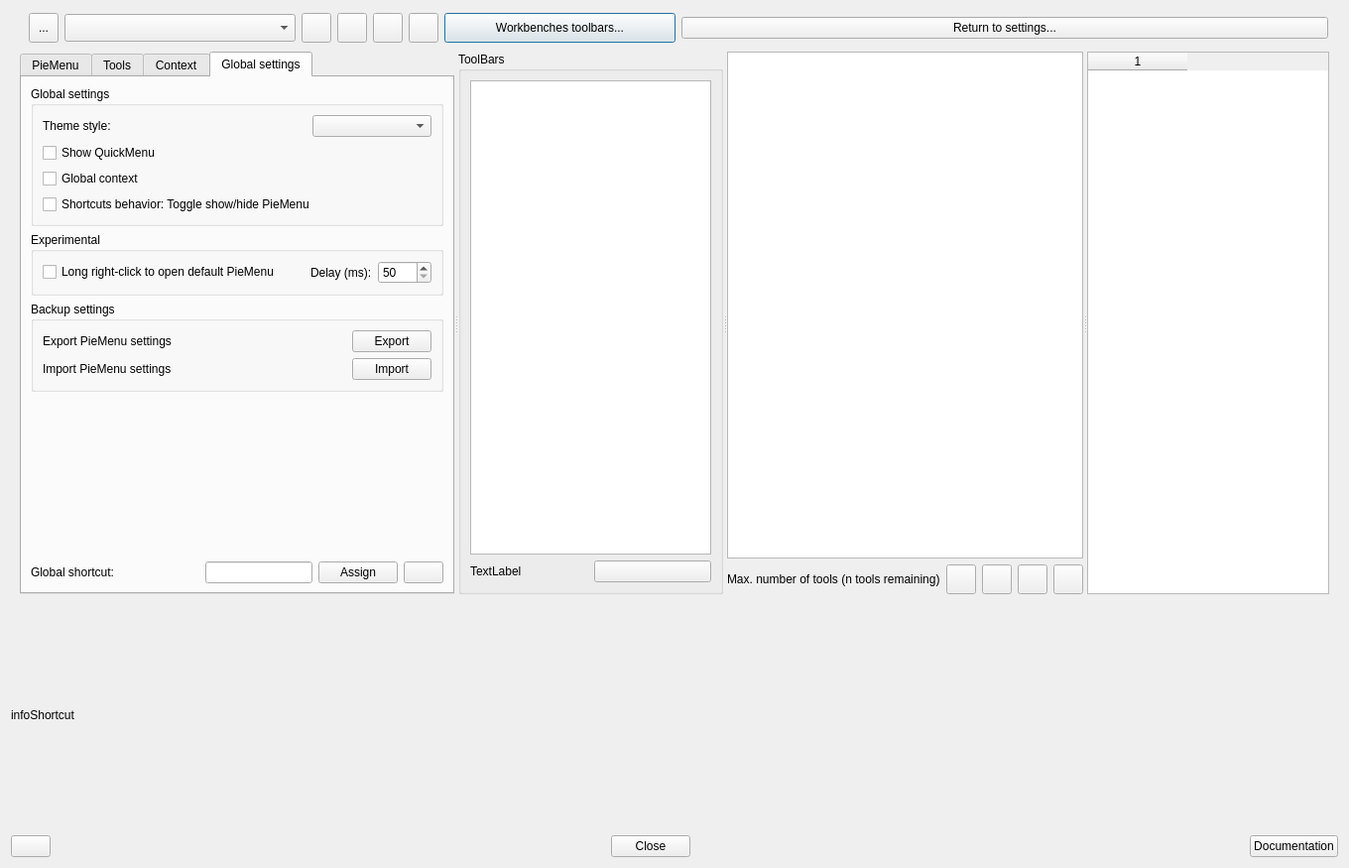
<?xml version="1.0" encoding="UTF-8"?>
<ui version="4.0">
 <class>PieMenuDialogLayout</class>
 <widget class="QDialog" name="PieMenuDialogLayout">
  <property name="windowModality">
   <enum>Qt::NonModal</enum>
  </property>
  <property name="geometry">
   <rect>
    <x>0</x>
    <y>0</y>
    <width>1360</width>
    <height>875</height>
   </rect>
  </property>
  <property name="sizePolicy">
   <sizepolicy hsizetype="Expanding" vsizetype="Expanding">
    <horstretch>0</horstretch>
    <verstretch>0</verstretch>
   </sizepolicy>
  </property>
  <property name="windowTitle">
   <string>PieMenu Version</string>
  </property>
  <layout class="QVBoxLayout" name="verticalLayout_11">
   <item>
    <widget class="QWidget" name="preferencesWidget" native="true">
     <layout class="QVBoxLayout" name="preferencesWidgetLayout">
      <property name="spacing">
       <number>0</number>
      </property>
      <property name="topMargin">
       <number>1</number>
      </property>
      <property name="bottomMargin">
       <number>1</number>
      </property>
      <item>
       <widget class="QWidget" name="piemenuWidget" native="true">
        <layout class="QHBoxLayout" name="piemenuWidgetLayout">
         <property name="topMargin">
          <number>1</number>
         </property>
         <property name="rightMargin">
          <number>1</number>
         </property>
         <item>
          <layout class="QHBoxLayout" name="piemenuBoxGroup">
           <property name="leftMargin">
            <number>0</number>
           </property>
           <property name="topMargin">
            <number>0</number>
           </property>
           <item>
            <widget class="QToolButton" name="buttonIconPieMenu">
             <property name="minimumSize">
              <size>
               <width>30</width>
               <height>30</height>
              </size>
             </property>
             <property name="toolTip">
              <string>Set icon to current PieMenu, FreeCAD restart needed</string>
             </property>
             <property name="text">
              <string>...</string>
             </property>
             <property name="icon">
              <iconset>
               <normaloff>../icons/PieMenu_Logo.svg</normaloff>../icons/PieMenu_Logo.svg</iconset>
             </property>
            </widget>
           </item>
           <item>
            <widget class="QComboBox" name="cBox">
             <property name="minimumSize">
              <size>
               <width>140</width>
               <height>28</height>
              </size>
             </property>
            </widget>
           </item>
           <item>
            <widget class="QToolButton" name="buttonAddPieMenu">
             <property name="minimumSize">
              <size>
               <width>30</width>
               <height>30</height>
              </size>
             </property>
             <property name="toolTip">
              <string>Add new pie menu</string>
             </property>
             <property name="text">
              <string notr="true"/>
             </property>
             <property name="icon">
              <iconset>
               <normaloff>../icons/PieMenuAdd.svg</normaloff>../icons/PieMenuAdd.svg</iconset>
             </property>
            </widget>
           </item>
           <item>
            <widget class="QToolButton" name="buttonRemovePieMenu">
             <property name="minimumSize">
              <size>
               <width>30</width>
               <height>30</height>
              </size>
             </property>
             <property name="toolTip">
              <string>Remove current pie menu</string>
             </property>
             <property name="text">
              <string notr="true"/>
             </property>
             <property name="icon">
              <iconset>
               <normaloff>../icons/PieMenuRemove.svg</normaloff>../icons/PieMenuRemove.svg</iconset>
             </property>
            </widget>
           </item>
           <item>
            <widget class="QToolButton" name="buttonRenamePieMenu">
             <property name="minimumSize">
              <size>
               <width>30</width>
               <height>30</height>
              </size>
             </property>
             <property name="toolTip">
              <string>Rename current pie menu</string>
             </property>
             <property name="text">
              <string notr="true"/>
             </property>
             <property name="icon">
              <iconset>
               <normaloff>../icons/PieMenuRename.svg</normaloff>../icons/PieMenuRename.svg</iconset>
             </property>
            </widget>
           </item>
           <item>
            <widget class="QToolButton" name="buttonCopyPieMenu">
             <property name="minimumSize">
              <size>
               <width>30</width>
               <height>30</height>
              </size>
             </property>
             <property name="toolTip">
              <string>Copy current pie menu</string>
             </property>
             <property name="text">
              <string notr="true"/>
             </property>
             <property name="icon">
              <iconset>
               <normaloff>../icons/PieMenuCopy.svg</normaloff>../icons/PieMenuCopy.svg</iconset>
             </property>
            </widget>
           </item>
           <item>
            <widget class="QPushButton" name="buttonExistingToolBar">
             <property name="minimumSize">
              <size>
               <width>60</width>
               <height>30</height>
              </size>
             </property>
             <property name="text">
              <string>Workbenches toolbars...</string>
             </property>
            </widget>
           </item>
          </layout>
         </item>
         <item>
          <widget class="QPushButton" name="buttonBackToSettings">
           <property name="text">
            <string>Return to settings...</string>
           </property>
          </widget>
         </item>
        </layout>
       </widget>
      </item>
      <item>
       <widget class="QSplitter" name="vSplitter">
        <property name="orientation">
         <enum>Qt::Horizontal</enum>
        </property>
        <widget class="QTabWidget" name="tabs">
         <property name="currentIndex">
          <number>3</number>
         </property>
         <widget class="QWidget" name="pieMenuTab">
          <attribute name="title">
           <string>PieMenu</string>
          </attribute>
          <layout class="QVBoxLayout" name="verticalLayout">
           <item>
            <widget class="QGroupBox" name="piemenuSettingGroup">
             <property name="title">
              <string>PieMenu</string>
             </property>
             <layout class="QVBoxLayout" name="verticalLayout_2">
              <item>
               <widget class="QCheckBox" name="checkboxDefaultPie">
                <property name="text">
                 <string>Set this PieMenu as default</string>
                </property>
               </widget>
              </item>
              <item>
               <layout class="QHBoxLayout" name="layoutWbForPieMenuRight">
                <property name="topMargin">
                 <number>0</number>
                </property>
                <item>
                 <widget class="QLabel" name="label">
                  <property name="text">
                   <string>Workbench associated to this PieMenu:</string>
                  </property>
                 </widget>
                </item>
                <item>
                 <spacer name="horizontalSpacer_4">
                  <property name="orientation">
                   <enum>Qt::Horizontal</enum>
                  </property>
                  <property name="sizeHint" stdset="0">
                   <size>
                    <width>40</width>
                    <height>20</height>
                   </size>
                  </property>
                 </spacer>
                </item>
                <item>
                 <widget class="QComboBox" name="comboWbForPieMenu"/>
                </item>
               </layout>
              </item>
             </layout>
            </widget>
           </item>
           <item>
            <widget class="QGroupBox" name="shapeGroup">
             <property name="title">
              <string>Shape</string>
             </property>
             <layout class="QVBoxLayout" name="verticalLayout_5">
              <item>
               <layout class="QHBoxLayout" name="layoutShapeRight">
                <property name="topMargin">
                 <number>0</number>
                </property>
                <item>
                 <widget class="QLabel" name="labelShape">
                  <property name="text">
                   <string>Shape:</string>
                  </property>
                 </widget>
                </item>
                <item>
                 <spacer name="horizontalSpacer_7">
                  <property name="orientation">
                   <enum>Qt::Horizontal</enum>
                  </property>
                  <property name="sizeHint" stdset="0">
                   <size>
                    <width>40</width>
                    <height>20</height>
                   </size>
                  </property>
                 </spacer>
                </item>
                <item>
                 <widget class="QComboBox" name="comboShape"/>
                </item>
               </layout>
              </item>
              <item>
               <layout class="QHBoxLayout" name="horizontalLayout_2">
                <property name="topMargin">
                 <number>0</number>
                </property>
                <item>
                 <widget class="QLabel" name="labelRadius">
                  <property name="text">
                   <string>Pie size:</string>
                  </property>
                 </widget>
                </item>
                <item>
                 <spacer name="horizontalSpacer_5">
                  <property name="orientation">
                   <enum>Qt::Horizontal</enum>
                  </property>
                  <property name="sizeHint" stdset="0">
                   <size>
                    <width>40</width>
                    <height>20</height>
                   </size>
                  </property>
                 </spacer>
                </item>
                <item>
                 <widget class="QSpinBox" name="spinRadius"/>
                </item>
               </layout>
              </item>
              <item>
               <layout class="QHBoxLayout" name="horizontalLayout_3">
                <property name="topMargin">
                 <number>0</number>
                </property>
                <item>
                 <widget class="QLabel" name="labelButton">
                  <property name="text">
                   <string>Button size:</string>
                  </property>
                 </widget>
                </item>
                <item>
                 <spacer name="horizontalSpacer_6">
                  <property name="orientation">
                   <enum>Qt::Horizontal</enum>
                  </property>
                  <property name="sizeHint" stdset="0">
                   <size>
                    <width>40</width>
                    <height>20</height>
                   </size>
                  </property>
                 </spacer>
                </item>
                <item>
                 <widget class="QSpinBox" name="spinButton"/>
                </item>
               </layout>
              </item>
              <item>
               <widget class="QCheckBox" name="checkboxDisplayCommandName">
                <property name="text">
                 <string>Show commands names</string>
                </property>
               </widget>
              </item>
              <item>
               <widget class="QCheckBox" name="checkboxDisplayPreselect">
                <property name="text">
                 <string>Show preselect button</string>
                </property>
               </widget>
              </item>
             </layout>
            </widget>
           </item>
           <item>
            <widget class="QGroupBox" name="triggerModeGroup">
             <property name="title">
              <string>Trigger mode</string>
             </property>
             <layout class="QVBoxLayout" name="verticalLayout_3">
              <item>
               <layout class="QHBoxLayout" name="layoutTriggerButton">
                <property name="topMargin">
                 <number>0</number>
                </property>
                <item>
                 <layout class="QVBoxLayout" name="layoutTriggerButtonLeft">
                  <property name="topMargin">
                   <number>0</number>
                  </property>
                  <item>
                   <widget class="QRadioButton" name="radioButtonPress">
                    <property name="text">
                     <string>Press</string>
                    </property>
                   </widget>
                  </item>
                  <item>
                   <widget class="QRadioButton" name="radioButtonHover">
                    <property name="text">
                     <string>Hover</string>
                    </property>
                   </widget>
                  </item>
                 </layout>
                </item>
                <item>
                 <spacer name="horizontalSpacer_9">
                  <property name="orientation">
                   <enum>Qt::Horizontal</enum>
                  </property>
                  <property name="sizeHint" stdset="0">
                   <size>
                    <width>40</width>
                    <height>20</height>
                   </size>
                  </property>
                 </spacer>
                </item>
                <item>
                 <layout class="QHBoxLayout" name="layoutTriggerButtonRight">
                  <item>
                   <widget class="QLabel" name="labelHoverDelay">
                    <property name="text">
                     <string>Hover delay (ms):</string>
                    </property>
                   </widget>
                  </item>
                  <item>
                   <spacer name="horizontalSpacer_8">
                    <property name="orientation">
                     <enum>Qt::Horizontal</enum>
                    </property>
                    <property name="sizeHint" stdset="0">
                     <size>
                      <width>40</width>
                      <height>20</height>
                     </size>
                    </property>
                   </spacer>
                  </item>
                  <item>
                   <widget class="QSpinBox" name="spinHoverDelay">
                    <property name="minimumSize">
                     <size>
                      <width>90</width>
                      <height>0</height>
                     </size>
                    </property>
                    <property name="maximum">
                     <number>999</number>
                    </property>
                   </widget>
                  </item>
                 </layout>
                </item>
               </layout>
              </item>
             </layout>
            </widget>
           </item>
           <item>
            <widget class="QGroupBox" name="toolShortcutGroup">
             <property name="title">
              <string>Tools shortcuts</string>
             </property>
             <property name="checkable">
              <bool>true</bool>
             </property>
             <layout class="QVBoxLayout" name="verticalLayout_4">
              <item>
               <layout class="QHBoxLayout" name="layoutDisplayShortcut">
                <property name="topMargin">
                 <number>0</number>
                </property>
                <item>
                 <widget class="QCheckBox" name="checkboxDisplayShortcut">
                  <property name="text">
                   <string>Display tools shortcut</string>
                  </property>
                 </widget>
                </item>
                <item>
                 <spacer name="horizontalSpacer_9">
                  <property name="orientation">
                   <enum>Qt::Horizontal</enum>
                  </property>
                  <property name="sizeHint" stdset="0">
                   <size>
                    <width>40</width>
                    <height>20</height>
                   </size>
                  </property>
                 </spacer>
                </item>
                <item>
                 <layout class="QHBoxLayout" name="layoutDisplayShortcutRight">
                  <item>
                   <widget class="QLabel" name="labelShortcutSize">
                    <property name="text">
                     <string>Font size:</string>
                    </property>
                   </widget>
                  </item>
                  <item>
                   <spacer name="horizontalSpacer_8">
                    <property name="orientation">
                     <enum>Qt::Horizontal</enum>
                    </property>
                    <property name="sizeHint" stdset="0">
                     <size>
                      <width>40</width>
                      <height>20</height>
                     </size>
                    </property>
                   </spacer>
                  </item>
                  <item>
                   <widget class="QSpinBox" name="spinShortcutLabelSize"/>
                  </item>
                 </layout>
                </item>
               </layout>
              </item>
             </layout>
            </widget>
           </item>
           <item>
            <spacer name="verticalSpacer_4">
             <property name="orientation">
              <enum>Qt::Vertical</enum>
             </property>
             <property name="sizeHint" stdset="0">
              <size>
               <width>20</width>
               <height>40</height>
              </size>
             </property>
            </spacer>
           </item>
           <item>
            <layout class="QHBoxLayout" name="layoutShortcut">
             <property name="topMargin">
              <number>0</number>
             </property>
             <item>
              <widget class="QLabel" name="labelShortcut">
               <property name="toolTip">
                <string/>
               </property>
               <property name="text">
                <string>Current shortcut:</string>
               </property>
              </widget>
             </item>
             <item>
              <spacer name="horizontalSpacer_13">
               <property name="orientation">
                <enum>Qt::Horizontal</enum>
               </property>
               <property name="sizeHint" stdset="0">
                <size>
                 <width>40</width>
                 <height>20</height>
                </size>
               </property>
              </spacer>
             </item>
             <item>
              <widget class="QLineEdit" name="shortcutLineEdit"/>
             </item>
             <item>
              <widget class="QPushButton" name="assignshortcutButton">
               <property name="text">
                <string>Assign</string>
               </property>
              </widget>
             </item>
             <item>
              <widget class="QPushButton" name="deleteShortcutButton">
               <property name="maximumSize">
                <size>
                 <width>40</width>
                 <height>16777215</height>
                </size>
               </property>
               <property name="text">
                <string/>
               </property>
               <property name="icon">
                <iconset>
                 <normaloff>../icons/PieMenuBackspace.svg</normaloff>../icons/PieMenuBackspace.svg</iconset>
               </property>
              </widget>
             </item>
            </layout>
           </item>
          </layout>
         </widget>
         <widget class="QWidget" name="widgetContainer">
          <property name="minimumSize">
           <size>
            <width>0</width>
            <height>380</height>
           </size>
          </property>
          <attribute name="title">
           <string>Tools</string>
          </attribute>
          <layout class="QVBoxLayout" name="verticalLayout_9">
           <item>
            <layout class="QHBoxLayout" name="searchLayout">
             <item>
              <widget class="QLineEdit" name="searchLineEdit">
               <property name="placeholderText">
                <string>Search</string>
               </property>
              </widget>
             </item>
             <item>
              <widget class="QToolButton" name="clearButton">
               <property name="maximumSize">
                <size>
                 <width>40</width>
                 <height>16777215</height>
                </size>
               </property>
               <property name="toolTip">
                <string>Clear search</string>
               </property>
               <property name="text">
                <string/>
               </property>
               <property name="icon">
                <iconset>
                 <normaloff>../icons/PieMenuBackspace.svg</normaloff>../icons/PieMenuBackspace.svg</iconset>
               </property>
              </widget>
             </item>
            </layout>
           </item>
           <item>
            <widget class="QListWidget" name="toolListWidget">
             <property name="horizontalScrollBarPolicy">
              <enum>Qt::ScrollBarAlwaysOff</enum>
             </property>
             <property name="sortingEnabled">
              <bool>true</bool>
             </property>
            </widget>
           </item>
          </layout>
         </widget>
         <widget class="QWidget" name="contextTab">
          <attribute name="title">
           <string>Context</string>
          </attribute>
          <layout class="QVBoxLayout" name="verticalLayout_6">
           <item>
            <widget class="QGroupBox" name="settingContextGroup">
             <property name="title">
              <string>Context</string>
             </property>
             <layout class="QVBoxLayout" name="verticalLayout_10">
              <item>
               <layout class="QHBoxLayout" name="contextWorkbenchLayout">
                <property name="topMargin">
                 <number>0</number>
                </property>
                <item>
                 <widget class="QLabel" name="labelContextWorkbench">
                  <property name="text">
                   <string>Set workbench for these contextual selection conditions</string>
                  </property>
                 </widget>
                </item>
                <item>
                 <spacer name="horizontalSpacer_11">
                  <property name="orientation">
                   <enum>Qt::Horizontal</enum>
                  </property>
                  <property name="sizeHint" stdset="0">
                   <size>
                    <width>40</width>
                    <height>20</height>
                   </size>
                  </property>
                 </spacer>
                </item>
                <item>
                 <widget class="QComboBox" name="comboContextWorkbench"/>
                </item>
               </layout>
              </item>
              <item>
               <widget class="QTableWidget" name="contextTable">
                <property name="showGrid">
                 <bool>true</bool>
                </property>
                <property name="sortingEnabled">
                 <bool>false</bool>
                </property>
                <property name="rowCount">
                 <number>4</number>
                </property>
                <property name="columnCount">
                 <number>3</number>
                </property>
                <attribute name="horizontalHeaderVisible">
                 <bool>false</bool>
                </attribute>
                <attribute name="verticalHeaderVisible">
                 <bool>false</bool>
                </attribute>
                <row/>
                <row/>
                <row/>
                <row/>
                <column/>
                <column/>
                <column/>
               </widget>
              </item>
              <item>
               <layout class="QHBoxLayout" name="resetLayout">
                <item>
                 <spacer name="horizontalSpacer_10">
                  <property name="orientation">
                   <enum>Qt::Horizontal</enum>
                  </property>
                  <property name="sizeHint" stdset="0">
                   <size>
                    <width>40</width>
                    <height>20</height>
                   </size>
                  </property>
                 </spacer>
                </item>
                <item>
                 <widget class="QToolButton" name="resetContextButton">
                  <property name="toolTip">
                   <string>Reset to defaults</string>
                  </property>
                  <property name="text">
                   <string/>
                  </property>
                  <property name="icon">
                   <iconset>
                    <normaloff>../icons/PieMenuReload.svg</normaloff>../icons/PieMenuReload.svg</iconset>
                  </property>
                 </widget>
                </item>
               </layout>
              </item>
              <item>
               <layout class="QHBoxLayout" name="triggerContextLayout">
                <property name="topMargin">
                 <number>0</number>
                </property>
                <item>
                 <widget class="QCheckBox" name="checkboxTriggerContext">
                  <property name="toolTip">
                   <string>The PieMenu will open immediately once the contextual selection conditions are met.</string>
                  </property>
                  <property name="text">
                   <string>Immediate triggering when conditions are met</string>
                  </property>
                 </widget>
                </item>
               </layout>
              </item>
             </layout>
            </widget>
           </item>
           <item>
            <spacer name="verticalSpacer_3">
             <property name="orientation">
              <enum>Qt::Vertical</enum>
             </property>
             <property name="sizeHint" stdset="0">
              <size>
               <width>20</width>
               <height>40</height>
              </size>
             </property>
            </spacer>
           </item>
          </layout>
         </widget>
         <widget class="QWidget" name="settingsTab">
          <attribute name="title">
           <string>Global settings</string>
          </attribute>
          <layout class="QVBoxLayout" name="verticalLayout_7">
           <item>
            <widget class="QGroupBox" name="globalSettingsGroup">
             <property name="title">
              <string>Global settings</string>
             </property>
             <layout class="QVBoxLayout" name="verticalLayout_12">
              <item>
               <layout class="QHBoxLayout" name="layoutThemeRight">
                <item>
                 <widget class="QLabel" name="labelTheme">
                  <property name="minimumSize">
                   <size>
                    <width>160</width>
                    <height>0</height>
                   </size>
                  </property>
                  <property name="text">
                   <string>Theme style:</string>
                  </property>
                 </widget>
                </item>
                <item>
                 <spacer name="horizontalSpacer_12">
                  <property name="orientation">
                   <enum>Qt::Horizontal</enum>
                  </property>
                  <property name="sizeHint" stdset="0">
                   <size>
                    <width>40</width>
                    <height>20</height>
                   </size>
                  </property>
                 </spacer>
                </item>
                <item>
                 <widget class="QComboBox" name="comboBoxTheme">
                  <property name="minimumSize">
                   <size>
                    <width>120</width>
                    <height>0</height>
                   </size>
                  </property>
                 </widget>
                </item>
               </layout>
              </item>
              <item>
               <widget class="QCheckBox" name="checkboxQuickMenu">
                <property name="text">
                 <string>Show QuickMenu</string>
                </property>
               </widget>
              </item>
              <item>
               <widget class="QCheckBox" name="checkboxGlobalContext">
                <property name="text">
                 <string>Global context</string>
                </property>
               </widget>
              </item>
              <item>
               <widget class="QCheckBox" name="checkboxGlobalKeyToggle">
                <property name="text">
                 <string>Shortcuts behavior: Toggle show/hide PieMenu</string>
                </property>
               </widget>
              </item>
             </layout>
            </widget>
           </item>
           <item>
            <widget class="QGroupBox" name="experimentalGroup">
             <property name="title">
              <string>Experimental</string>
             </property>
             <layout class="QVBoxLayout" name="verticalLayout_17">
              <item>
               <layout class="QHBoxLayout" name="layoutRightClick">
                <property name="topMargin">
                 <number>0</number>
                </property>
                <item>
                 <widget class="QCheckBox" name="checkboxRightClick">
                  <property name="text">
                   <string>Long right-click to open default PieMenu</string>
                  </property>
                 </widget>
                </item>
                <item>
                 <spacer name="horizontalSpacer_14">
                  <property name="orientation">
                   <enum>Qt::Horizontal</enum>
                  </property>
                  <property name="sizeHint" stdset="0">
                   <size>
                    <width>40</width>
                    <height>20</height>
                   </size>
                  </property>
                 </spacer>
                </item>
                <item>
                 <widget class="QLabel" name="labelDelayRightClick">
                  <property name="text">
                   <string>Delay (ms):</string>
                  </property>
                 </widget>
                </item>
                <item>
                 <widget class="QSpinBox" name="spinDelayRightClick">
                  <property name="minimum">
                   <number>50</number>
                  </property>
                  <property name="maximum">
                   <number>1000</number>
                  </property>
                 </widget>
                </item>
               </layout>
              </item>
             </layout>
            </widget>
           </item>
           <item>
            <widget class="QGroupBox" name="exportGroup">
             <property name="title">
              <string>Backup settings</string>
             </property>
             <layout class="QVBoxLayout" name="verticalLayout_18">
              <item>
               <layout class="QHBoxLayout" name="layoutParamExport">
                <property name="topMargin">
                 <number>0</number>
                </property>
                <item>
                 <widget class="QLabel" name="labelParamExport">
                  <property name="text">
                   <string>Export PieMenu settings</string>
                  </property>
                 </widget>
                </item>
                <item>
                 <spacer name="horizontalSpacer_15">
                  <property name="orientation">
                   <enum>Qt::Horizontal</enum>
                  </property>
                  <property name="sizeHint" stdset="0">
                   <size>
                    <width>40</width>
                    <height>20</height>
                   </size>
                  </property>
                 </spacer>
                </item>
                <item>
                 <widget class="QPushButton" name="buttonParamExport">
                  <property name="text">
                   <string>Export</string>
                  </property>
                 </widget>
                </item>
               </layout>
              </item>
              <item>
               <layout class="QHBoxLayout" name="layoutParamImport">
                <property name="topMargin">
                 <number>0</number>
                </property>
                <item>
                 <widget class="QLabel" name="labelParamImport">
                  <property name="text">
                   <string>Import PieMenu settings</string>
                  </property>
                 </widget>
                </item>
                <item>
                 <spacer name="horizontalSpacer_16">
                  <property name="orientation">
                   <enum>Qt::Horizontal</enum>
                  </property>
                  <property name="sizeHint" stdset="0">
                   <size>
                    <width>40</width>
                    <height>20</height>
                   </size>
                  </property>
                 </spacer>
                </item>
                <item>
                 <widget class="QPushButton" name="buttonParamImport">
                  <property name="text">
                   <string>Import</string>
                  </property>
                 </widget>
                </item>
               </layout>
              </item>
             </layout>
            </widget>
           </item>
           <item>
            <spacer name="verticalSpacer">
             <property name="orientation">
              <enum>Qt::Vertical</enum>
             </property>
             <property name="sizeHint" stdset="0">
              <size>
               <width>20</width>
               <height>40</height>
              </size>
             </property>
            </spacer>
           </item>
           <item>
            <layout class="QHBoxLayout" name="layoutGlobalShortcut">
             <property name="topMargin">
              <number>0</number>
             </property>
             <item>
              <widget class="QLabel" name="labelGlobalKeyToggle">
               <property name="text">
                <string>Global shortcut:</string>
               </property>
              </widget>
             </item>
             <item>
              <spacer name="horizontalSpacer_3">
               <property name="orientation">
                <enum>Qt::Horizontal</enum>
               </property>
               <property name="sizeHint" stdset="0">
                <size>
                 <width>40</width>
                 <height>20</height>
                </size>
               </property>
              </spacer>
             </item>
             <item>
              <widget class="QLineEdit" name="globalshortcutLineEdit"/>
             </item>
             <item>
              <widget class="QPushButton" name="assignGlobalshortcutButton">
               <property name="text">
                <string>Assign</string>
               </property>
              </widget>
             </item>
             <item>
              <widget class="QPushButton" name="deleteGlobalShortcutButton">
               <property name="text">
                <string/>
               </property>
               <property name="icon">
                <iconset>
                 <normaloff>../icons/PieMenuBackspace.svg</normaloff>../icons/PieMenuBackspace.svg</iconset>
               </property>
              </widget>
             </item>
            </layout>
           </item>
          </layout>
         </widget>
        </widget>
        <widget class="QWidget" name="toolBarTab" native="true">
         <layout class="QVBoxLayout" name="verticalLayout_16">
          <item>
           <layout class="QVBoxLayout" name="toolBarTabLayout">
            <item>
             <widget class="QGroupBox" name="addToolBarGroup">
              <property name="title">
               <string>ToolBars</string>
              </property>
              <layout class="QVBoxLayout" name="verticalLayout_8">
               <item>
                <layout class="QVBoxLayout" name="listToolBarLayout">
                 <item>
                  <widget class="QListWidget" name="listToolBar"/>
                 </item>
                </layout>
               </item>
               <item>
                <layout class="QHBoxLayout" name="labelAddToolBarLayout">
                 <item>
                  <widget class="QLabel" name="labelAddToolBar">
                   <property name="text">
                    <string>TextLabel</string>
                   </property>
                  </widget>
                 </item>
                 <item>
                  <widget class="QPushButton" name="buttonAddToolBar">
                   <property name="text">
                    <string/>
                   </property>
                  </widget>
                 </item>
                </layout>
               </item>
              </layout>
             </widget>
            </item>
           </layout>
          </item>
         </layout>
        </widget>
        <widget class="QWidget" name="pieButtons" native="true">
         <layout class="QVBoxLayout" name="verticalLayout_14">
          <item>
           <widget class="QTableWidget" name="buttonListWidget"/>
          </item>
          <item>
           <layout class="QHBoxLayout" name="buttonsLayout">
            <property name="leftMargin">
             <number>0</number>
            </property>
            <property name="topMargin">
             <number>0</number>
            </property>
            <item>
             <widget class="QLabel" name="labelMaxTools">
              <property name="text">
               <string>Max. number of tools (n tools remaining)</string>
              </property>
             </widget>
            </item>
            <item>
             <widget class="QToolButton" name="buttonAddSeparator">
              <property name="minimumSize">
               <size>
                <width>30</width>
                <height>30</height>
               </size>
              </property>
              <property name="toolTip">
               <string>Add separator</string>
              </property>
              <property name="text">
               <string notr="true"/>
              </property>
              <property name="icon">
               <iconset>
                <normaloff>../icons/PieMenuAddCommand.svg</normaloff>../icons/PieMenuAddCommand.svg</iconset>
              </property>
             </widget>
            </item>
            <item>
             <widget class="QToolButton" name="buttonRemoveCommand">
              <property name="minimumSize">
               <size>
                <width>30</width>
                <height>30</height>
               </size>
              </property>
              <property name="toolTip">
               <string>Remove selected command</string>
              </property>
              <property name="text">
               <string notr="true"/>
              </property>
              <property name="icon">
               <iconset>
                <normaloff>../icons/PieMenuRemoveCommand.svg</normaloff>../icons/PieMenuRemoveCommand.svg</iconset>
              </property>
             </widget>
            </item>
            <item>
             <widget class="QToolButton" name="buttonDown">
              <property name="minimumSize">
               <size>
                <width>30</width>
                <height>30</height>
               </size>
              </property>
              <property name="toolTip">
               <string>Move selected command down</string>
              </property>
              <property name="text">
               <string notr="true"/>
              </property>
              <property name="icon">
               <iconset>
                <normaloff>../icons/PieMenuDown.svg</normaloff>../icons/PieMenuDown.svg</iconset>
              </property>
             </widget>
            </item>
            <item>
             <widget class="QToolButton" name="buttonUp">
              <property name="minimumSize">
               <size>
                <width>30</width>
                <height>30</height>
               </size>
              </property>
              <property name="toolTip">
               <string>Move selected command up</string>
              </property>
              <property name="text">
               <string notr="true"/>
              </property>
              <property name="icon">
               <iconset>
                <normaloff>../icons/PieMenuUp.svg</normaloff>../icons/PieMenuUp.svg</iconset>
              </property>
             </widget>
            </item>
           </layout>
          </item>
         </layout>
        </widget>
        <widget class="QWidget" name="showPiemenu" native="true">
         <layout class="QVBoxLayout" name="verticalLayout_13">
          <item>
           <widget class="QTableWidget" name="showPreviewWidget">
            <property name="layoutDirection">
             <enum>Qt::LeftToRight</enum>
            </property>
            <property name="horizontalScrollBarPolicy">
             <enum>Qt::ScrollBarAlwaysOff</enum>
            </property>
            <property name="columnCount">
             <number>1</number>
            </property>
            <column/>
           </widget>
          </item>
         </layout>
        </widget>
       </widget>
      </item>
     </layout>
    </widget>
   </item>
   <item>
    <layout class="QVBoxLayout" name="button_layout">
     <property name="topMargin">
      <number>0</number>
     </property>
     <item>
      <widget class="QLabel" name="infoShortcut">
       <property name="text">
        <string>infoShortcut</string>
       </property>
      </widget>
     </item>
     <item>
      <layout class="QHBoxLayout" name="button_row_layout" stretch="0,0,0,0,0">
       <item>
        <widget class="QPushButton" name="info_button">
         <property name="maximumSize">
          <size>
           <width>80</width>
           <height>16777215</height>
          </size>
         </property>
         <property name="toolTip">
          <string>About</string>
         </property>
         <property name="text">
          <string/>
         </property>
         <property name="icon">
          <iconset>
           <normaloff>../icons/PieMenuInfo.svg</normaloff>../icons/PieMenuInfo.svg</iconset>
         </property>
        </widget>
       </item>
       <item>
        <spacer name="horizontalSpacer">
         <property name="orientation">
          <enum>Qt::Horizontal</enum>
         </property>
         <property name="sizeHint" stdset="0">
          <size>
           <width>40</width>
           <height>20</height>
          </size>
         </property>
        </spacer>
       </item>
       <item>
        <widget class="QPushButton" name="close_button">
         <property name="maximumSize">
          <size>
           <width>120</width>
           <height>16777215</height>
          </size>
         </property>
         <property name="text">
          <string>Close</string>
         </property>
        </widget>
       </item>
       <item>
        <spacer name="horizontalSpacer_2">
         <property name="orientation">
          <enum>Qt::Horizontal</enum>
         </property>
         <property name="sizeHint" stdset="0">
          <size>
           <width>40</width>
           <height>20</height>
          </size>
         </property>
        </spacer>
       </item>
       <item>
        <widget class="QPushButton" name="doc_button">
         <property name="toolTip">
          <string>Documentation</string>
         </property>
         <property name="text">
          <string>Documentation</string>
         </property>
         <property name="icon">
          <iconset>
           <normaloff>../icons/PieMenuDocumentation.svg</normaloff>../icons/PieMenuDocumentation.svg</iconset>
         </property>
        </widget>
       </item>
      </layout>
     </item>
    </layout>
   </item>
  </layout>
 </widget>
 <resources/>
 <connections/>
</ui>
